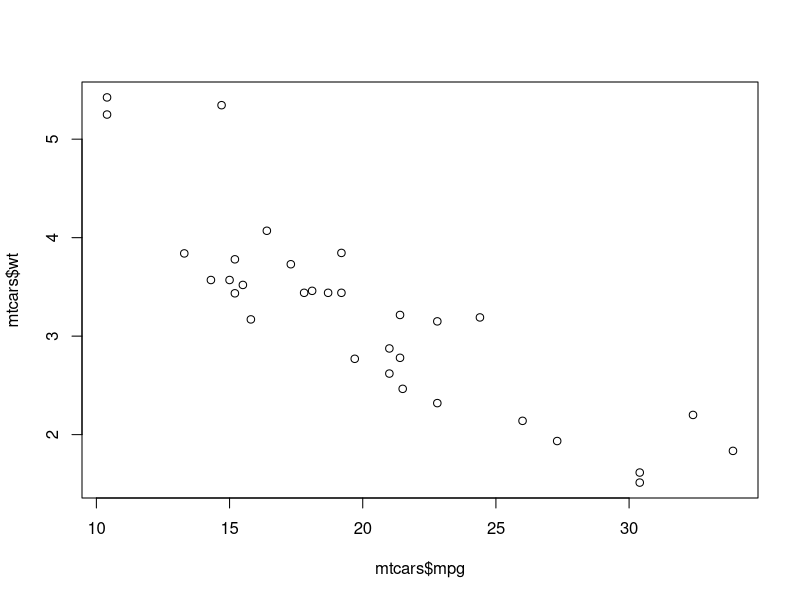
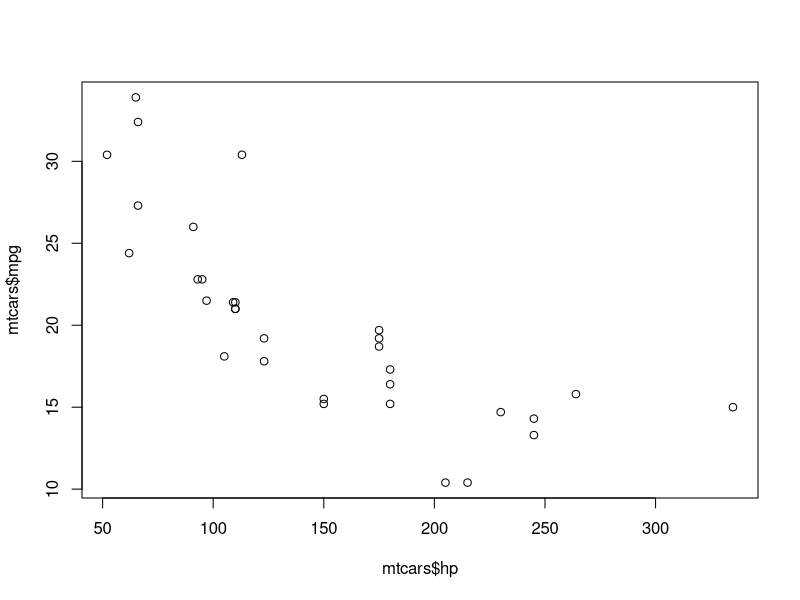
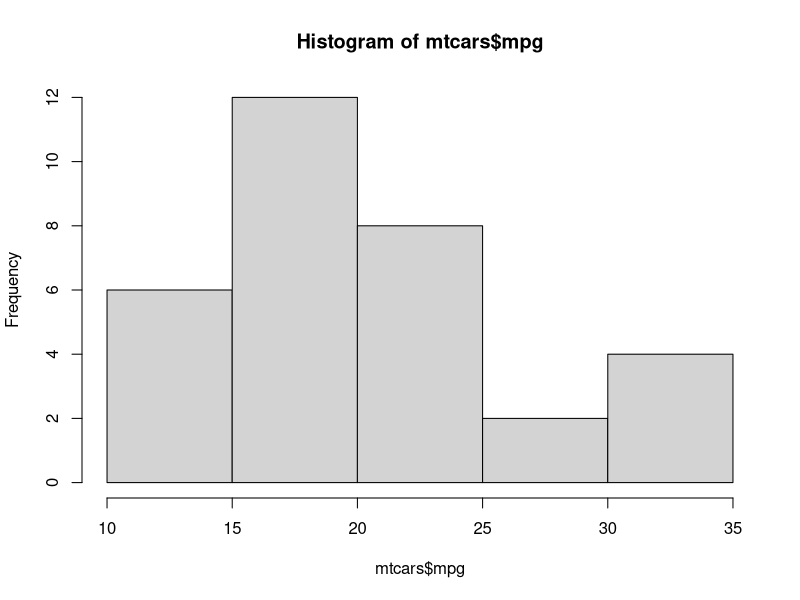
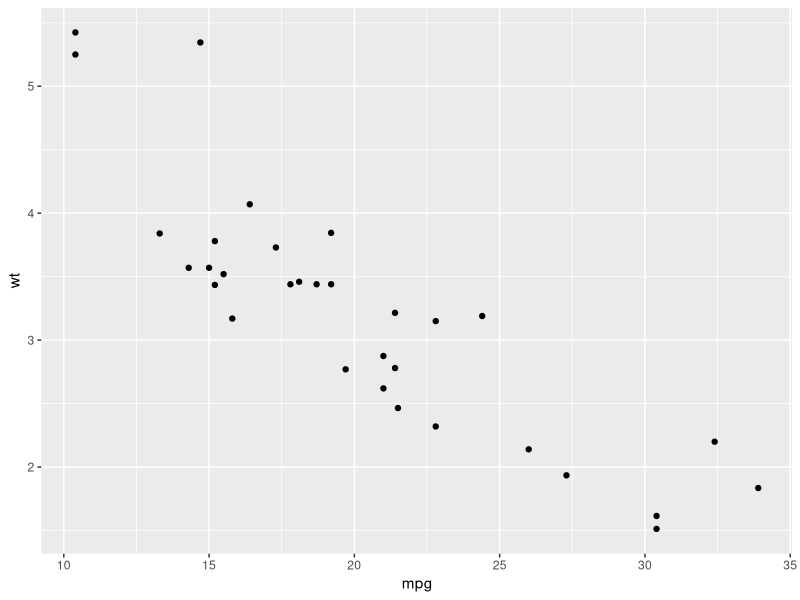

These charts were generated, in order, by the following R code:
## ---- chunk 1
library(knitr)

knitr::opts_chunk$set(
  comment = "#>",
  fig.path = "figures/", # use only for single Rmd files
  collapse = TRUE,
  echo = TRUE
)
## ---- chunk 2
plot(mtcars$mpg, mtcars$wt)
## ---- chunk 3
plot(mtcars$hp, mtcars$mpg)
## ---- chunk 4
hist(mtcars$mpg)
## ---- chunk 5
library(ggplot2)
## ---- chunk 6
ggplot(data = mtcars, aes(x = mpg, y = wt)) + geom_point()
